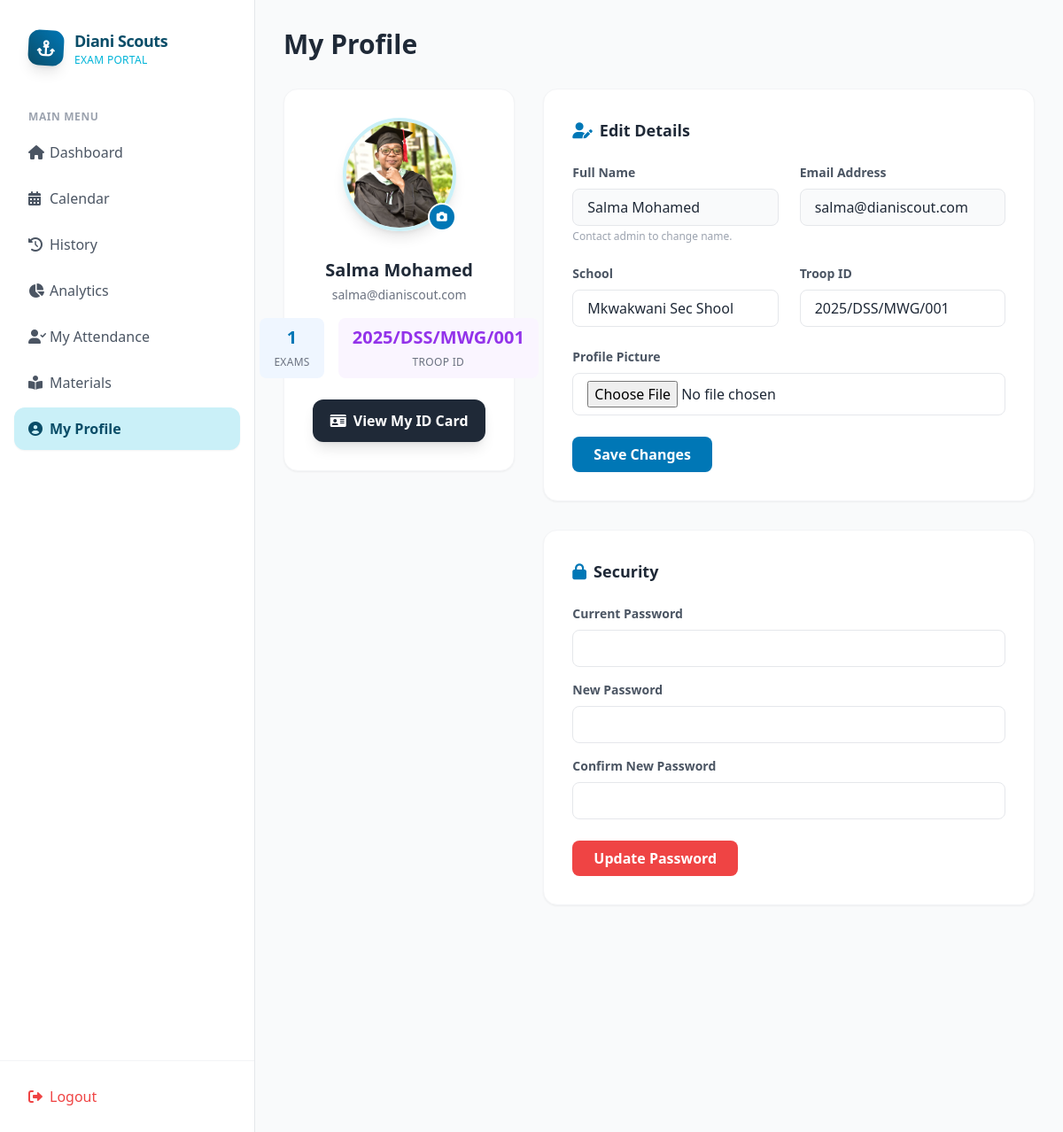
The page /student/profile.php (signed in) on the database its author committed.
### tables this page shows
CREATE TABLE `users` (
  `id` int(11) NOT NULL AUTO_INCREMENT,
  `name` varchar(100) NOT NULL,
  `email` varchar(100) NOT NULL,
  `password` varchar(255) NOT NULL,
  `role` enum('student','instructor','admin') DEFAULT 'student',
  `created_at` timestamp NULL DEFAULT current_timestamp(),
  `school` varchar(255) DEFAULT NULL,
  `troop_id` varchar(50) DEFAULT NULL,
  `profile_image` varchar(255) DEFAULT 'assets/images/default_avatar.png',
  `status` enum('active','inactive') DEFAULT 'active',
  PRIMARY KEY (`id`),
  UNIQUE KEY `email` (`email`)
);

### student/profile.php (the view, shortened to what this page needs)
<?php
include_once '../config/db.php';
$database = new PDO("mysql:host=$host;dbname=$db_name", $username, $password);
$stmt = $database->prepare("SELECT * FROM users WHERE id = :id");
$stmt->execute([':id' => $_SESSION['user_id']]);
$user = $stmt->fetch(PDO::FETCH_ASSOC);
$examStmt = $database->prepare("SELECT COUNT(*) as count FROM student_exams WHERE student_id = :id");
$examStmt->execute([':id' => $_SESSION['user_id']]);
$examCount = $examStmt->fetch(PDO::FETCH_ASSOC)['count'];
?>
<?php include_once '../includes/header.php'; ?>
<div class="flex flex-col md:flex-row flex-1 bg-gray-50 h-screen overflow-hidden">
    <?php include_once '../includes/sidebar.php'; ?>
    <main class="flex-1 overflow-y-auto p-8">
        <h1 class="text-3xl font-bold text-gray-800 mb-8">My Profile</h1>
        <div class="grid grid-cols-1 lg:grid-cols-3 gap-8">
            <div class="bg-white rounded-2xl shadow-sm border border-gray-100 p-8 text-center h-fit">
                <div class="relative inline-block mb-6">
                    <img src="../<?php echo !empty($user['profile_image']) ? $user['profile_image'] : 'assets/images/default_avatar.png'; ?>"
                        alt="Profile" class="w-32 h-32 rounded-full object-cover border-4 border-brand-pale shadow-lg">
                    <div
                        class="absolute bottom-0 right-0 bg-brand-blue text-white w-8 h-8 rounded-full flex items-center justify-center border-2 border-white">
                        <i class="fas fa-camera text-xs"></i>
                    </div>
                </div>
                <h2 class="text-xl font-bold text-gray-800 mb-1">
                    <?php echo htmlspecialchars($user['name']); ?>
                </h2>
                <p class="text-gray-500 text-sm mb-4">
                    <?php echo htmlspecialchars($user['email']); ?>
                </p>
                <div class="flex justify-center gap-4 mb-6">
                    <div class="bg-blue-50 px-4 py-2 rounded-lg text-center">
                        <span class="block text-xl font-bold text-brand-blue">
                            <?php echo $examCount; ?>
                        </span>
                        <span class="text-xs text-gray-500 uppercase tracking-wide">Exams</span>
                    </div>
                    <div class="bg-purple-50 px-4 py-2 rounded-lg text-center">
                        <span class="block text-xl font-bold text-purple-600">
                            <?php echo !empty($user['troop_id']) ? htmlspecialchars($user['troop_id']) : '-'; ?>
                        </span>
                        <span class="text-xs text-gray-500 uppercase tracking-wide">Troop ID</span>
                    </div>
                </div>
                <a href="../admin/id_card.php" target="_blank"
                    class="w-full flex items-center justify-center gap-2 bg-gray-800 text-white py-3 rounded-xl font-bold hover:bg-gray-900 transition shadow-lg">
                    <i class="fas fa-id-card"></i> View My ID Card
                </a>
            </div>
            <div class="lg:col-span-2 space-y-8">
                <div class="bg-white rounded-2xl shadow-sm border border-gray-100 p-8">
                    <h3 class="text-lg font-bold text-gray-800 mb-6 flex items-center gap-2">
                        <i class="fas fa-user-edit text-brand-blue"></i> Edit Details
                    </h3>
                    <form action="update_profile_logic.php" method="POST" enctype="multipart/form-data">
                        <div class="grid grid-cols-1 md:grid-cols-2 gap-6 mb-6">
                            <div>
                                <label class="block text-gray-600 text-sm font-bold mb-2">Full Name</label>
                                <input type="text" value="<?php echo htmlspecialchars($user['name']); ?>" disabled
                                    class="w-full px-4 py-2 border rounded-lg bg-gray-50 cursor-not-allowed">
                                <p class="text-xs text-gray-400 mt-1">Contact admin to change name.</p>
                            </div>
                            <div>
                                <label class="block text-gray-600 text-sm font-bold mb-2">Email Address</label>
                                <input type="email" value="<?php echo htmlspecialchars($user['email']); ?>" disabled
                                    class="w-full px-4 py-2 border rounded-lg bg-gray-50 cursor-not-allowed">
                            </div>
                            <div>
                                <label class="block text-gray-600 text-sm font-bold mb-2">School</label>
                                <input type="text" name="school"
                                    value="<?php echo htmlspecialchars($user['school'] ?? ''); ?>"
                                    class="w-full px-4 py-2 border rounded-lg focus:outline-none focus:ring-2 focus:ring-brand-blue"
                                    placeholder="Enter your school name">
                            </div>
                            <div>
                                <label class="block text-gray-600 text-sm font-bold mb-2">Troop ID</label>
                                <input type="text" name="troop_id"
                                    value="<?php echo htmlspecialchars($user['troop_id'] ?? ''); ?>"
                                    class="w-full px-4 py-2 border rounded-lg focus:outline-none focus:ring-2 focus:ring-brand-blue"
                                    placeholder="e.g. TR-101">
                            </div>
                            <div class="md:col-span-2">
                                <label class="block text-gray-600 text-sm font-bold mb-2">Profile Picture</label>
                                <input type="file" name="profile_image"
                                    class="w-full px-4 py-2 border rounded-lg focus:outline-none focus:ring-2 focus:ring-brand-blue">
                            </div>
                        </div>
                        <button type="submit" name="update_info"
                            class="bg-brand-blue text-white px-6 py-2 rounded-lg font-bold hover:bg-blue-600 transition">
                            Save Changes
                        </button>
                    </form>
                </div>
                <div class="bg-white rounded-2xl shadow-sm border border-gray-100 p-8">
                    <h3 class="text-lg font-bold text-gray-800 mb-6 flex items-center gap-2">
                        <i class="fas fa-lock text-brand-blue"></i> Security
                    </h3>
                    <form action="update_profile_logic.php" method="POST">
                        <div class="space-y-4 mb-6">
                            <div>
                                <label class="block text-gray-600 text-sm font-bold mb-2">Current Password</label>
                                <input type="password" name="current_password" required
                                    class="w-full px-4 py-2 border rounded-lg focus:outline-none focus:ring-2 focus:ring-brand-blue">
                            </div>
                            <div>
                                <label class="block text-gray-600 text-sm font-bold mb-2">New Password</label>
                                <input type="password" name="new_password" required
                                    class="w-full px-4 py-2 border rounded-lg focus:outline-none focus:ring-2 focus:ring-brand-blue">
                            </div>
                            <div>
                                <label class="block text-gray-600 text-sm font-bold mb-2">Confirm New Password</label>
                                <input type="password" name="confirm_password" required
                                    class="w-full px-4 py-2 border rounded-lg focus:outline-none focus:ring-2 focus:ring-brand-blue">
                            </div>
                        </div>
                        <button type="submit" name="change_password"
                            class="bg-red-500 text-white px-6 py-2 rounded-lg font-bold hover:bg-red-600 transition">
                            Update Password
                        </button>
                    </form>
                </div>
            </div>
        </div>
    </main>
</div>
<?php include_once '../includes/footer.php'; ?>

### assets/css/style.css (style rules this page uses)
body { font-family: 'Inter', sans-serif; }

### rows shown on the page
users: profile_image (picture), name "Salma Mohamed", email "salma@dianiscout.com", troop "2025/DSS/MWG/001", school "Mkwakwani Sec Shool", troop_id "2025/DSS/MWG/001"

### other values the page prints
$examCount "1"
